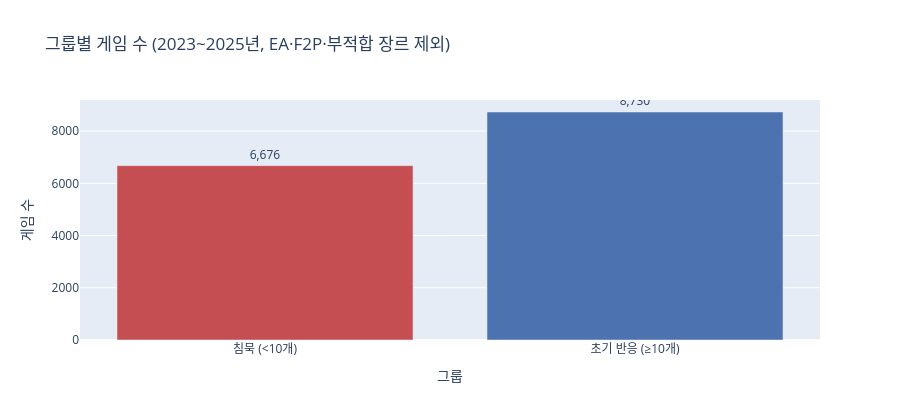

Here is the notebook cell this chart was saved with:
### Code cell
fig = px.bar(
    group_summary.reset_index(),
    x='response_group',
    y='게임수',
    color='response_group',
    color_discrete_map=GROUP_COLORS,
    text='게임수',
    title='그룹별 게임 수 (2023~2025년, EA·F2P·부적합 장르 제외)',
    labels={'response_group': '그룹', '게임수': '게임 수'},
    category_orders={'response_group': GROUP_ORDER},
)
fig.update_traces(texttemplate='%{text:,}', textposition='outside')
fig.update_layout(showlegend=False, height=420)
fig.show()

### Figure 1 — Plotly figure (JSON) as saved in the notebook; plotly's stock layout.template omitted (floating-point values rounded to 4 significant figures)
{"data": [{"hovertemplate": "그룹=%{x}<br>게임 수=%{text}<extra></extra>", "legendgroup": "침묵 (<10개)", "marker": {"color": "#C44E52", "pattern": {"shape": ""}}, "name": "침묵 (<10개)", "orientation": "v", "showlegend": true, "text": [6676.0], "textposition": "outside", "texttemplate": "%{text:,}", "type": "bar", "x": ["침묵 (<10개)"], "xaxis": "x", "y": [6676], "yaxis": "y"}, {"hovertemplate": "그룹=%{x}<br>게임 수=%{text}<extra></extra>", "legendgroup": "초기 반응 (≥10개)", "marker": {"color": "#4C72B0", "pattern": {"shape": ""}}, "name": "초기 반응 (≥10개)", "orientation": "v", "showlegend": true, "text": [8730.0], "textposition": "outside", "texttemplate": "%{text:,}", "type": "bar", "x": ["초기 반응 (≥10개)"], "xaxis": "x", "y": [8730], "yaxis": "y"}], "layout": {"barmode": "relative", "height": 420, "legend": {"title": {"text": "그룹"}, "tracegroupgap": 0}, "showlegend": false, "title": {"text": "그룹별 게임 수 (2023~2025년, EA·F2P·부적합 장르 제외)"}, "xaxis": {"anchor": "y", "categoryarray": ["침묵 (<10개)", "초기 반응 (≥10개)"], "categoryorder": "array", "domain": [0, 1], "title": {"text": "그룹"}}, "yaxis": {"anchor": "x", "domain": [0, 1], "title": {"text": "게임 수"}}}}
